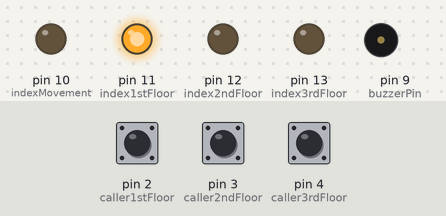
Recording of a sketch running on a simulated Arduino Uno, built with avr-gcc and run on an emulated ATmega328P. Parts: output pins drawn as LEDs (lit = HIGH), buzzer (waves = sounding). Dashed ring = blinking. The inputs (shaded band) are chosen by the test bench; at power-on: pin 3 (caller2ndFloor) HIGH, pin 4 (caller3rdFloor) HIGH, pin 2 (caller1stFloor) HIGH.

Above: at 1.2 s.
1.3 s: pin 3 (caller2ndFloor) pulled LOW for 0.15 s
At 4.1 s:
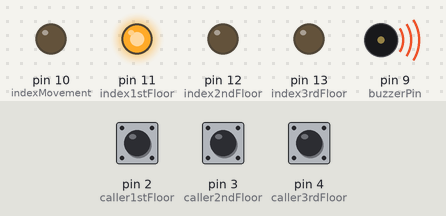
7.4 s: pin 4 (caller3rdFloor) pulled LOW for 0.15 s
At 10.57 s:
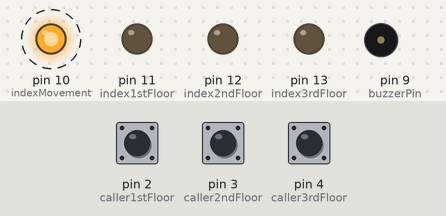
13.5 s: pin 2 (caller1stFloor) pulled LOW for 0.15 s
At 20.2 s:
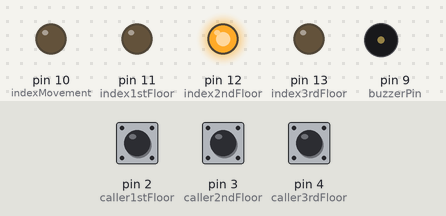
Timing chart, 0 to 22.5 s (numbered marks = the images above; inputs shaded):
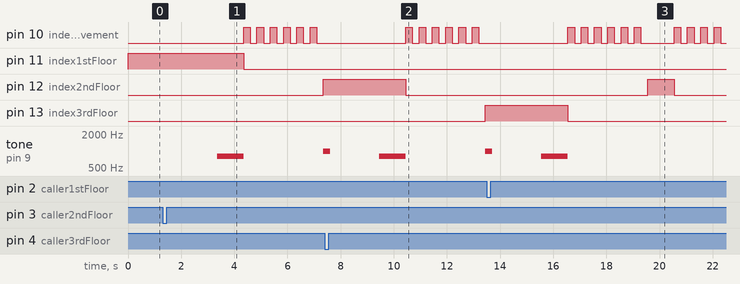

Measured:
- after the input at 1.3 s, pin 10 (indexMovement): alternates HIGH for 0.25 s and LOW for 0.25 s, starting after 3.1 s; pin 11 (index1stFloor): HIGH → LOW after 3.1 s; pin 12 (index2ndFloor): LOW → HIGH after 6.1 s; tone on pin 9 (buzzerPin): silent → 800 Hz after 2.1 s, → silent 1.0 s later, → 1000 Hz 3.0 s later
- after the input at 7.4 s, pin 10 (indexMovement): alternates HIGH for 0.25 s and LOW for 0.25 s, starting after 3.1 s; pin 12 (index2ndFloor): HIGH → LOW after 3.1 s; pin 13 (index3rdFloor): LOW → HIGH after 6.1 s
- after the input at 13.5 s, pin 10 (indexMovement): goes 5 × (HIGH 0.25 s, LOW 0.25 s), HIGH 0.25 s, LOW 1.3 s, 3 × (HIGH 0.25 s, LOW 0.25 s), HIGH 0.25 s, then LOW, starting after 3.1 s; pin 12 (index2ndFloor): LOW → HIGH after 6.1 s, → LOW 1.0 s later; pin 13 (index3rdFloor): HIGH → LOW after 3.1 s

The sketch:

Homework3_Elevator.ino
```cpp
const int caller1stFloor = 2;
const int index1stFloor = 11;

const int caller2ndFloor = 3;
const int index2ndFloor = 12;

const int caller3rdFloor = 4;
const int index3rdFloor = 13;

//each time the program starts, the elevator is on the first floor
int val1stFloor = HIGH;
int callerVal1stFloor;
int lastcallerVal1stFloor = LOW;

int val2ndFloor = LOW;
int callerVal2ndFloor;
int lastcallerVal2ndFloor = LOW;

int val3rdFloor = LOW;
int callerVal3rdFloor;
int lastcallerVal3rdFloor = LOW;

unsigned long lastDebounceTime = 0;
unsigned long debounceDelay = 50;

unsigned long lastPressTime = 0;
unsigned long currentTime;

const int indexMovement = 10;
int valMovement = LOW;

const long intervalBlink = 250;
const long interval2Seconds = 2000;
const long interval3Seconds = 3000;
const long interval1Second = 1000;

const long freq1000 = 1000;
const long freq800 = 800;

const int buzzerPin = 9;


void setup() {
  pinMode(caller1stFloor, INPUT_PULLUP);
  pinMode(index1stFloor, OUTPUT);
  digitalWrite(index1stFloor, val1stFloor);

  pinMode(caller2ndFloor, INPUT_PULLUP);
  pinMode(index2ndFloor, OUTPUT);

  pinMode(caller3rdFloor, INPUT_PULLUP);
  pinMode(index3rdFloor, OUTPUT);

  pinMode(indexMovement, OUTPUT);
  digitalWrite(indexMovement, valMovement);
}


void loop() {

  //------------------- 1st floor button -------------------------

  int reading1stFloor = digitalRead(caller1stFloor);
  if (reading1stFloor != lastcallerVal1stFloor) {
    lastDebounceTime = millis();
  }

  // descending from second to first floor; the val variable indicates the floor the elevator is currently on
  if ((millis() - lastDebounceTime) > debounceDelay) {
    if (val2ndFloor == HIGH && reading1stFloor == LOW) {
        // first floor callbutton has been pressed
        delay(interval2Seconds);

        digitalWrite(index2ndFloor, HIGH);
        tone(buzzerPin, freq800);
        delay(interval1Second);
        digitalWrite(index2ndFloor, LOW);
        noTone(buzzerPin);

        currentTime = millis();
        while (millis() - currentTime < interval3Seconds) {
          digitalWrite(indexMovement, HIGH);
          delay(intervalBlink);
          digitalWrite(indexMovement, LOW);
          delay(intervalBlink);
        }
        tone(buzzerPin, freq1000, intervalBlink); // elevator has arrived at the destination
        digitalWrite(index1stFloor, HIGH);
        val2ndFloor = LOW;
        val1stFloor = HIGH;
        val3rdFloor = LOW;

      }

      // descending from third to first floor; the val variable indicates the floor the elevator is currently on
      if (val3rdFloor == HIGH && reading1stFloor == LOW) {
        // first floor callbutton has been pressed
        // the buzzer is buzzing to indicate the doors are closing
        delay(interval2Seconds);

        digitalWrite(index3rdFloor, HIGH);
        tone(buzzerPin, freq800);
        delay(interval1Second);
        digitalWrite(index3rdFloor, LOW);
        noTone(buzzerPin);

        currentTime = millis();
        while (millis() - currentTime < interval3Seconds) {
          digitalWrite(indexMovement, HIGH);
          delay(intervalBlink);
          digitalWrite(indexMovement, LOW);
          delay(intervalBlink);
        }

        // the elevator is at the 2nd floor
        digitalWrite(index2ndFloor, HIGH);
        delay(interval1Second);
        digitalWrite(index2ndFloor, LOW);

        //the elevator is moving from 2nd floor to 1st floor
        currentTime = millis();
        while (millis() - currentTime < interval3Seconds) {
          digitalWrite(indexMovement, HIGH);
          delay(intervalBlink);
          digitalWrite(indexMovement, LOW);
          delay(intervalBlink);
        }
        tone(buzzerPin, freq1000, intervalBlink);
        digitalWrite(index1stFloor, HIGH);
        val2ndFloor = LOW;
        val1stFloor = HIGH;
        val3rdFloor = LOW;

      }
  }
  lastcallerVal1stFloor = reading1stFloor;

  //------------  2nd floor button  ----------------------


  int reading2ndFloor = digitalRead(caller2ndFloor);

  if (reading2ndFloor != lastcallerVal2ndFloor) {
    lastDebounceTime = millis();
  }

  if ((millis() - lastDebounceTime) > debounceDelay) {
      if (val1stFloor == HIGH && reading2ndFloor == LOW) {
        delay(interval2Seconds);

        digitalWrite(index1stFloor, HIGH);
        tone(buzzerPin, freq800);
        delay(interval1Second);
        digitalWrite(index1stFloor, LOW);
        noTone(buzzerPin);

        currentTime = millis();
        while (millis() - currentTime < interval3Seconds) {
          digitalWrite(indexMovement, HIGH);
          delay(intervalBlink);
          digitalWrite(indexMovement, LOW);
          delay(intervalBlink);
        }

        tone(buzzerPin, freq1000, intervalBlink);
        digitalWrite(index2ndFloor, HIGH);
        val1stFloor = LOW;
        val2ndFloor = HIGH;
        val3rdFloor = LOW;
      }

      if (val3rdFloor == HIGH && reading2ndFloor == LOW) {
        delay(interval2Seconds);

        digitalWrite(index3rdFloor, HIGH);
        tone(buzzerPin, freq800);
        delay(interval1Second);
        digitalWrite(index3rdFloor, LOW);
        noTone(buzzerPin);

        currentTime = millis();
        while (millis() - currentTime < interval3Seconds) {
          digitalWrite(indexMovement, HIGH);
          delay(intervalBlink);
          digitalWrite(indexMovement, LOW);
          delay(intervalBlink);
        }
        tone(buzzerPin, freq1000, intervalBlink);
        digitalWrite(index2ndFloor, HIGH);
        val1stFloor = LOW;
        val2ndFloor = HIGH;
        val3rdFloor = LOW;


      }
    }


  lastcallerVal2ndFloor = reading2ndFloor;


  //----------- 3rd floor button ---------

  int reading3rdFloor = digitalRead(caller3rdFloor);
  if (reading3rdFloor != lastcallerVal3rdFloor) {
    lastDebounceTime = millis();
  }

  if ((millis() - lastDebounceTime) > debounceDelay) {
    //ascending from 2nd to 3rd floor
      if (val2ndFloor == HIGH && reading3rdFloor == LOW) {
        delay(interval2Seconds);

        digitalWrite(index2ndFloor, HIGH);
        tone(buzzerPin, freq800);
        delay(interval1Second);
        digitalWrite(index2ndFloor, LOW);
        noTone(buzzerPin);
        currentTime = millis();

        while (millis() - currentTime < interval3Seconds) {
          digitalWrite(indexMovement, HIGH);
          delay(intervalBlink);
          digitalWrite(indexMovement, LOW);
          delay(intervalBlink);
        }
        tone(buzzerPin, freq1000, intervalBlink);
        digitalWrite(index3rdFloor, HIGH);
        val1stFloor = LOW;
        val3rdFloor = HIGH;
        val2ndFloor = LOW;
      }
      // ascending from 1st to 3rd floor;
      if (val1stFloor == HIGH && reading3rdFloor == LOW) {
        // 3rd floor callbutton has been pressed
        // the buzzer is buzzing to indicate the doors are closing
        delay(interval2Seconds);

        digitalWrite(index1stFloor, HIGH);
        tone(buzzerPin, freq800);
        delay(interval1Second);
        digitalWrite(index1stFloor, LOW);
        noTone(buzzerPin);

        currentTime = millis();
        while (millis() - currentTime < interval3Seconds) {
          digitalWrite(indexMovement, HIGH);
          delay(intervalBlink);
          digitalWrite(indexMovement, LOW);
          delay(intervalBlink);
        }

        // the elevator is at the 2nd floor
        digitalWrite(index2ndFloor, HIGH);
        delay(interval1Second);
        digitalWrite(index2ndFloor, LOW);

        //the elevator is moving from 2nd floor to 3rd floor
        currentTime = millis();
        while (millis() - currentTime < interval3Seconds) {
          digitalWrite(indexMovement, HIGH);
          delay(intervalBlink);
          digitalWrite(indexMovement, LOW);
          delay(intervalBlink);
        }
        tone(buzzerPin, freq1000, intervalBlink);
        digitalWrite(index3rdFloor, HIGH);
        val2ndFloor = LOW;
        val3rdFloor = HIGH;
        val1stFloor = LOW;

      }
    }

  lastcallerVal3rdFloor = reading3rdFloor;


}
```
